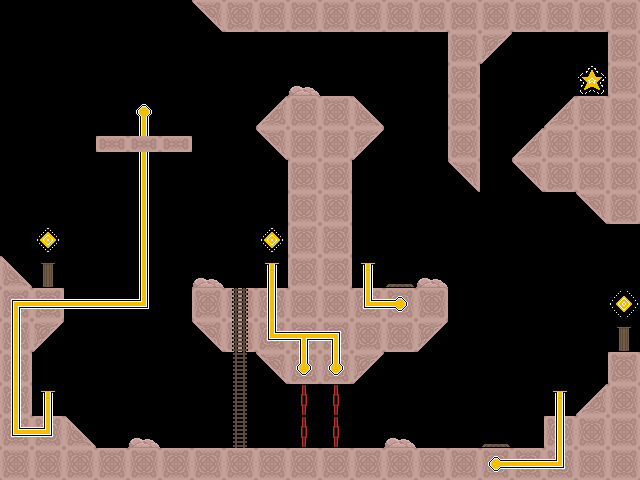

This game map was drawn from its Tiled (.tmx) file and the tilesets committed beside it. A one-line description and the full map source follow:
An orthogonal 20x15 tile map with 32x32 px tiles, 8 tile layers (Background, Ground, Platform, Walls, ...).

<map version="1.10" tiledversion="1.11.0" orientation="orthogonal" renderorder="right-down" width="20" height="15" tilewidth="32" tileheight="32" infinite="0" nextlayerid="10" nextobjectid="1">
 <tileset firstgid="1" source="../Tilesets/stargame_tilesets-Sheet.tsx" />
 <layer id="1" name="Background" width="20" height="15">
  <data encoding="csv">
0,0,0,0,0,0,0,0,0,0,0,0,0,0,0,0,0,0,0,0,
0,0,0,0,0,0,0,0,0,0,0,0,0,0,0,0,0,0,0,0,
0,0,0,0,0,0,0,0,0,45,0,0,0,0,0,0,0,0,0,0,
0,0,0,0,0,0,0,0,0,0,0,0,0,0,0,0,0,0,0,0,
0,0,0,0,0,0,0,0,0,0,0,0,0,0,0,0,0,0,0,0,
0,0,0,0,0,0,0,0,0,0,0,0,0,0,0,0,0,0,0,0,
0,0,0,0,0,0,0,0,0,0,0,0,0,0,0,0,0,0,0,0,
0,0,0,0,0,0,0,0,0,0,0,0,0,0,0,0,0,0,0,0,
0,28,0,0,0,0,45,0,0,0,0,0,0,45,0,0,0,0,0,0,
0,0,0,0,0,0,0,0,0,0,0,0,0,0,0,0,0,0,0,0,
0,0,0,0,0,0,0,0,0,0,0,0,0,0,0,0,0,0,0,28,
0,0,0,0,0,0,0,0,0,0,0,0,0,0,0,0,0,0,0,0,
0,0,0,0,0,0,0,0,0,0,0,0,0,0,0,0,0,0,0,0,
0,0,0,0,45,0,0,0,0,0,0,0,45,0,0,0,0,0,0,0,
0,0,0,0,0,0,0,0,0,0,0,0,0,0,0,0,0,0,0,0
</data>
 </layer>
 <layer id="2" name="Ground" width="20" height="15">
  <data encoding="csv">
0,0,0,0,0,0,3221225473,6,6,6,6,6,6,6,6,6,6,6,6,6,
0,0,0,0,0,0,0,0,0,0,0,0,0,0,6,2684354561,0,0,0,6,
0,0,0,0,0,0,0,0,0,0,0,0,0,0,6,0,0,0,0,6,
0,0,0,0,0,0,0,0,1610612737,6,6,1,0,0,6,0,0,1610612737,6,6,
0,0,0,0,0,0,0,0,3221225473,6,6,2684354561,0,0,6,0,1610612737,6,6,6,
0,0,0,0,0,0,0,0,0,6,6,0,0,0,3221225473,0,3221225473,6,6,6,
0,0,0,0,0,0,0,0,0,6,6,0,0,0,0,0,0,0,3221225473,6,
0,0,0,0,0,0,0,0,0,6,6,0,0,0,0,0,0,0,0,0,
1,0,0,0,0,0,0,0,0,6,6,0,0,0,0,0,0,0,0,0,
6,6,0,0,0,0,6,6,6,6,6,6,6,6,0,0,0,0,0,0,
6,2684354561,0,0,0,0,3221225473,6,6,6,6,6,6,2684354561,0,0,0,0,0,0,
6,0,0,0,0,0,0,0,3221225473,6,6,2684354561,0,0,0,0,0,0,0,6,
6,0,0,0,0,0,0,0,0,0,0,0,0,0,0,0,0,0,1610612737,6,
6,6,1,0,0,0,0,0,0,0,0,0,0,0,0,0,0,6,6,6,
6,6,6,6,6,6,6,6,6,6,6,6,6,6,6,6,6,6,6,6
</data>
 </layer>
 <layer id="3" name="Platform" width="20" height="15">
  <data encoding="csv">
0,0,0,0,0,0,0,0,0,0,0,0,0,0,0,0,0,0,0,0,
0,0,0,0,0,0,0,0,0,0,0,0,0,0,0,0,0,0,0,0,
0,0,0,0,0,0,0,0,0,0,0,0,0,0,0,0,0,0,0,0,
0,0,0,0,0,0,0,0,0,0,0,0,0,0,0,0,0,0,0,0,
0,0,0,0,0,0,0,0,0,0,0,0,0,0,0,0,0,0,0,0,
0,0,0,0,0,0,0,0,0,0,0,0,0,0,0,0,0,0,0,0,
0,0,0,0,0,0,0,0,0,0,0,0,0,0,0,0,0,0,0,0,
0,0,0,0,0,0,0,0,0,0,0,0,0,0,0,0,0,0,0,0,
0,0,0,0,0,0,0,0,0,0,0,0,0,0,0,0,0,0,0,0,
0,0,0,0,0,0,0,0,0,0,0,0,0,0,0,0,0,0,0,0,
0,0,0,0,0,0,0,0,0,0,0,0,0,0,0,0,0,0,0,0,
0,0,0,0,0,0,0,0,0,0,0,0,0,0,0,0,0,0,0,0,
0,0,0,0,0,0,0,0,0,0,0,0,0,0,0,0,0,0,0,0,
0,0,0,0,0,0,0,0,0,0,0,0,0,0,0,0,0,0,0,0,
0,0,0,0,0,0,0,0,0,0,0,0,0,0,0,0,0,0,0,0
</data>
 </layer>
 <layer id="4" name="Walls" width="20" height="15">
  <data encoding="csv">
0,0,0,0,0,0,0,0,0,0,0,0,0,0,0,0,0,0,0,0,
0,0,0,0,0,0,0,0,0,0,0,0,0,0,0,0,0,0,0,0,
0,0,0,0,0,0,0,0,0,0,0,0,0,0,0,0,0,0,0,0,
0,0,0,0,0,0,0,0,0,0,0,0,0,0,0,0,0,0,0,0,
0,0,0,0,0,0,0,0,0,0,0,0,0,0,0,0,0,0,0,0,
0,0,0,0,0,0,0,0,0,0,0,0,0,0,0,0,0,0,0,0,
0,0,0,0,0,0,0,0,0,0,0,0,0,0,0,0,0,0,0,0,
0,0,0,0,0,0,0,0,0,0,0,0,0,0,0,0,0,0,0,0,
0,0,0,0,0,0,0,0,0,0,0,0,0,0,0,0,0,0,0,0,
0,0,0,0,0,0,0,0,0,0,0,0,0,0,0,0,0,0,0,0,
0,0,0,0,0,0,0,0,0,0,0,0,0,0,0,0,0,0,0,0,
0,0,0,0,0,0,0,0,0,0,0,0,0,0,0,0,0,0,0,0,
0,0,0,0,0,0,0,0,0,0,0,0,0,0,0,0,0,0,0,0,
0,0,0,0,0,0,0,0,0,0,0,0,0,0,0,0,0,0,0,0,
0,0,0,0,0,0,0,0,0,0,0,0,0,0,0,0,0,0,0,0
</data>
 </layer>
 <layer id="5" name="Wire1" width="20" height="15">
  <data encoding="csv">
0,0,0,0,0,0,0,0,0,0,0,0,0,0,0,0,0,0,0,0,
0,0,0,0,0,0,0,0,0,0,0,0,0,0,0,0,0,0,0,0,
0,0,0,0,0,0,0,0,0,0,0,0,0,0,0,0,0,0,0,0,
0,0,0,0,16,0,0,0,0,0,0,0,0,0,0,0,0,0,0,0,
0,0,0,0,17,0,0,0,0,0,0,0,0,0,0,0,0,0,0,0,
0,0,0,0,17,0,0,0,0,0,0,0,0,0,0,0,0,0,0,0,
0,0,0,0,17,0,0,0,0,0,0,0,0,0,0,0,0,0,0,0,
0,0,0,0,17,0,0,0,0,0,0,0,0,0,0,0,0,0,0,0,
0,0,0,0,17,0,0,0,0,0,0,0,0,0,0,0,0,0,0,0,
19,2684354577,2684354577,2684354577,3221225491,0,0,0,17,0,0,1610612755,2684354576,0,0,0,0,0,0,0,
17,0,0,0,0,0,0,0,1610612755,2684354578,2684354579,0,0,0,0,0,0,0,0,0,
17,0,0,0,0,0,0,0,0,1073741840,1073741840,0,0,0,0,0,0,0,0,0,
17,0,0,0,0,0,0,0,0,0,0,0,0,0,0,0,0,0,0,0,
1610612755,3221225491,0,0,0,0,0,0,0,0,0,0,0,0,0,0,0,17,0,0,
0,0,0,0,0,0,0,0,0,0,0,0,0,0,0,1610612752,1610612753,3221225491,0,0
</data>
 </layer>
 <layer id="6" name="Foreground" width="20" height="15">
  <data encoding="csv">
0,0,0,0,0,0,0,0,0,0,0,0,0,0,0,0,0,0,0,0,
0,0,0,0,0,0,0,0,0,0,0,0,0,0,0,0,0,0,0,0,
0,0,0,0,0,0,0,0,0,0,0,0,0,0,0,0,0,0,0,0,
0,0,0,0,0,0,0,0,0,0,0,0,0,0,0,0,0,0,0,0,
0,0,0,0,0,0,0,0,0,0,0,0,0,0,0,0,0,0,0,0,
0,0,0,0,0,0,0,0,0,0,0,0,0,0,0,0,0,0,0,0,
0,0,0,0,0,0,0,0,0,0,0,0,0,0,0,0,0,0,0,0,
0,0,0,0,0,0,0,0,0,0,0,0,0,0,0,0,0,0,0,0,
0,0,0,0,0,0,0,0,0,0,0,0,0,0,0,0,0,0,0,0,
0,0,0,0,0,0,0,0,0,0,0,0,0,0,0,0,0,0,0,0,
0,0,0,0,0,0,0,0,0,0,0,0,0,0,0,0,0,0,0,0,
0,0,0,0,0,0,0,0,0,0,0,0,0,0,0,0,0,0,0,0,
0,0,0,0,0,0,0,0,0,0,0,0,0,0,0,0,0,0,0,0,
0,0,0,0,0,0,0,0,0,0,0,0,0,0,0,0,0,0,0,0,
0,0,0,0,0,0,0,0,0,0,0,0,0,0,0,0,0,0,0,0
</data>
 </layer>
 <layer id="7" name="Stairs" width="20" height="15">
  <data encoding="csv">
0,0,0,0,0,0,0,0,0,0,0,0,0,0,0,0,0,0,0,0,
0,0,0,0,0,0,0,0,0,0,0,0,0,0,0,0,0,0,0,0,
0,0,0,0,0,0,0,0,0,0,0,0,0,0,0,0,0,0,0,0,
0,0,0,0,0,0,0,0,0,0,0,0,0,0,0,0,0,0,0,0,
0,0,0,0,0,0,0,0,0,0,0,0,0,0,0,0,0,0,0,0,
0,0,0,0,0,0,0,0,0,0,0,0,0,0,0,0,0,0,0,0,
0,0,0,0,0,0,0,0,0,0,0,0,0,0,0,0,0,0,0,0,
0,0,0,0,0,0,0,0,0,0,0,0,0,0,0,0,0,0,0,0,
0,0,0,0,0,0,0,0,0,0,0,0,0,0,0,0,0,0,0,0,
0,0,0,0,0,0,0,41,0,0,0,0,0,0,0,0,0,0,0,0,
0,0,0,0,0,0,0,41,0,0,0,0,0,0,0,0,0,0,0,0,
0,0,0,0,0,0,0,41,0,0,0,0,0,0,0,0,0,0,0,0,
0,0,0,0,0,0,0,41,0,0,0,0,0,0,0,0,0,0,0,0,
0,0,0,0,0,0,0,41,0,0,0,0,0,0,0,0,0,0,0,0,
0,0,0,0,0,0,0,0,0,0,0,0,0,0,0,0,0,0,0,0
</data>
 </layer>
 <layer id="8" name="Objects" width="20" height="15">
  <data encoding="csv">
0,0,0,0,0,0,0,0,0,0,0,0,0,0,0,0,0,0,0,0,
0,0,0,0,0,0,0,0,0,0,0,0,0,0,0,0,0,0,0,0,
0,0,0,0,0,0,0,0,0,0,0,0,0,0,0,0,0,0,35,0,
0,0,0,0,0,0,0,0,0,0,0,0,0,0,0,0,0,0,0,0,
0,0,0,11,11,11,0,0,0,0,0,0,0,0,0,0,0,0,0,0,
0,0,0,0,0,0,0,0,0,0,0,0,0,0,0,0,0,0,0,0,
0,0,0,0,0,0,0,0,0,0,0,0,0,0,0,0,0,0,0,0,
0,29,0,0,0,0,0,0,29,0,0,0,0,0,0,0,0,0,0,0,
0,0,0,0,0,0,0,0,42,0,0,42,43,0,0,0,0,0,0,0,
0,0,0,0,0,0,0,0,0,0,0,0,0,0,0,0,0,0,0,30,
0,0,0,0,0,0,0,0,0,0,0,0,0,0,0,0,0,0,0,0,
0,0,0,0,0,0,0,0,0,0,0,0,0,0,0,0,0,0,0,0,
0,42,0,0,0,0,0,0,0,27,27,0,0,0,0,0,0,42,0,0,
0,0,0,0,0,0,0,0,0,27,27,0,0,0,0,43,0,0,0,0,
0,0,0,0,0,0,0,0,0,0,0,0,0,0,0,0,0,0,0,0
</data>
 </layer>
</map>
